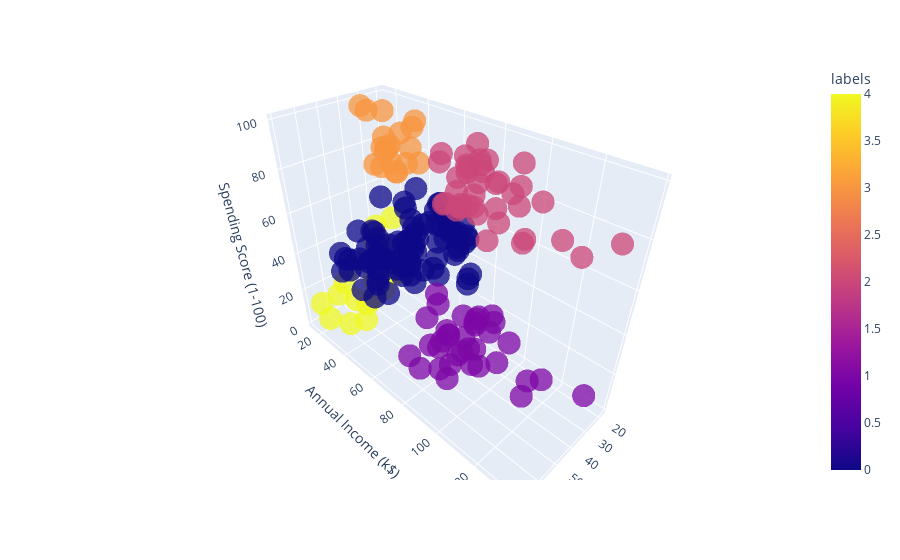

The notebook cell this image was saved under:
### Markdown cell above
The final clustered dataset looks like:

### Code cell
import plotly.express as px
fig = px.scatter_3d(df, x='Age', y='Annual Income (k$)', z='Spending Score (1-100)', color='labels', opacity=0.75)
fig.show()

### Figure 1 — Plotly figure (JSON) as saved in the notebook; plotly's stock layout.template omitted (floating-point values rounded to 4 significant figures; data arrays with more than 128 entries replaced by an {"elided": "..."} marker saying what was removed)
{"data": [{"hovertemplate": "Age=%{x}<br>Annual Income (k$)=%{y}<br>Spending Score (1-100)=%{z}<br>labels=%{marker.color}<extra></extra>", "legendgroup": "", "marker": {"color": {"elided": "200 int values"}, "coloraxis": "coloraxis", "opacity": 0.75, "symbol": "circle"}, "mode": "markers", "name": "", "scene": "scene", "showlegend": false, "type": "scatter3d", "x": {"elided": "200 int values"}, "y": {"elided": "200 int values"}, "z": {"elided": "200 int values"}}], "layout": {"coloraxis": {"colorbar": {"title": {"text": "labels"}}, "colorscale": [[0, "#0d0887"], [0.1111, "#46039f"], [0.2222, "#7201a8"], [0.3333, "#9c179e"], [0.4444, "#bd3786"], [0.5556, "#d8576b"], [0.6667, "#ed7953"], [0.7778, "#fb9f3a"], [0.8889, "#fdca26"], [1, "#f0f921"]]}, "legend": {"tracegroupgap": 0}, "margin": {"t": 60}, "scene": {"domain": {"x": [0, 1], "y": [0, 1]}, "xaxis": {"title": {"text": "Age"}}, "yaxis": {"title": {"text": "Annual Income (k$)"}}, "zaxis": {"title": {"text": "Spending Score (1-100)"}}}}}
